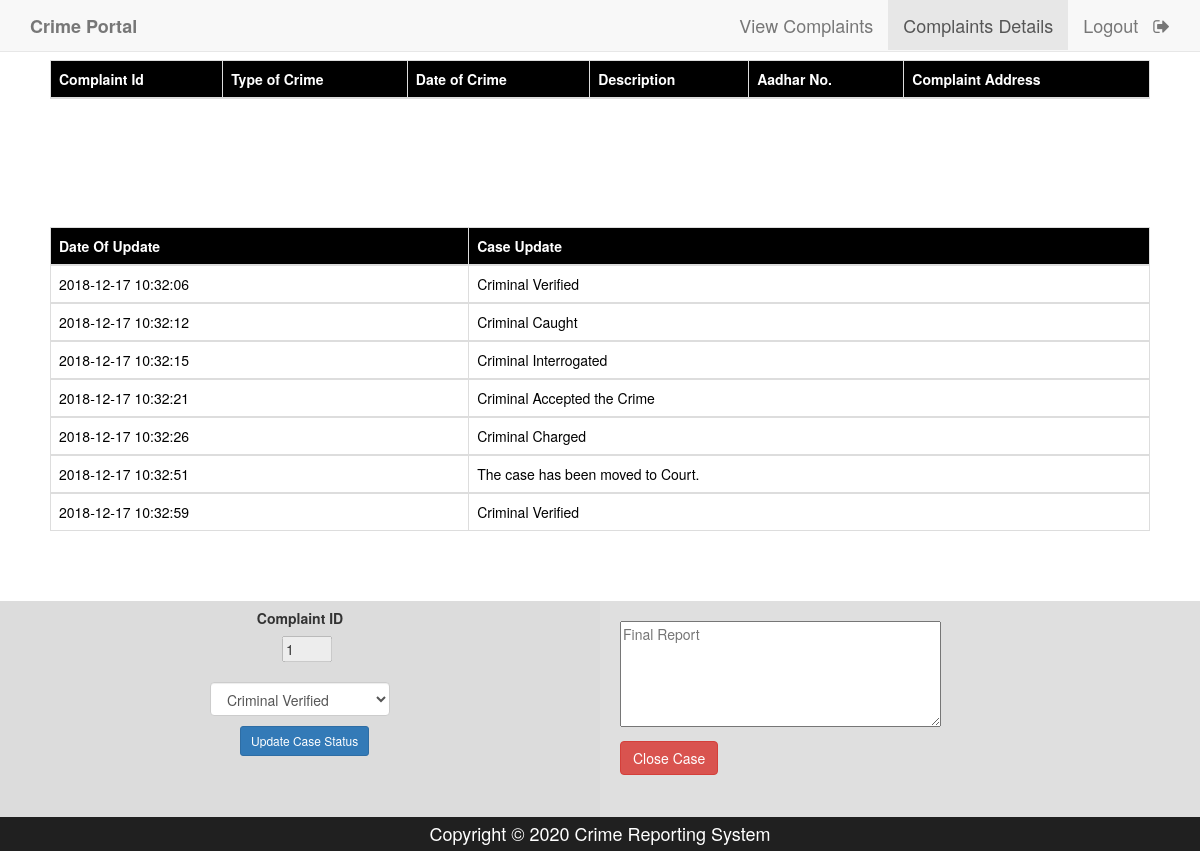
Screenshot of /SALINIPRACHI_CRS/police_complainDetails.php?c_id=1 with the database file from the repository.
### tables this page shows
CREATE TABLE `update_case` (
  `c_id` int(11) NOT NULL,
  `d_o_u` timestamp NOT NULL DEFAULT current_timestamp(),
  `case_update` varchar(200) NOT NULL
);

### SALINIPRACHI_CRS/police_complainDetails.php (the view, shortened to what this page needs)
<!DOCTYPE html>
<html>
<head>
    <?php
     $conn=mysqli_connect("localhost","root","","crime_portal");
    $c_id=$_GET['c_id'];
     $res2=mysqli_query($conn,"select d_o_u,case_update from update_case where c_id='$c_id'");
    ?>
	<link rel="stylesheet" type="text/css" href="https://maxcdn.bootstrapcdn.com/bootstrap/3.3.5/css/bootstrap.min.css">
	<link rel="stylesheet" type="text/css" href="https://maxcdn.bootstrapcdn.com/font-awesome/4.4.0/css/font-awesome.min.css">
</head>
<body>
	<nav  class="navbar navbar-default navbar-fixed-top">
  <div class="container">
    <div class="navbar-header">
      <a class="navbar-brand" href="home.php"><b>Crime Portal</b></a>
    </div>
    <div id="navbar" class="collapse navbar-collapse">
      <ul class="nav navbar-nav navbar-right">
        <li ><a href="police_pending_complain.php">View Complaints</a></li>
        <li class="active" ><a href="police_complainDetails.php">Complaints Details</a></li>
        <li><a href="p_logout.php">Logout &nbsp <i class="fa fa-sign-out" aria-hidden="true"></i></a></li>
      </ul>
    </div>
  </div>
 </nav>
<div style="padding:50px; margin-top:10px;">
   <table class="table table-bordered">
    <thead class="thead-dark" style="background-color: black; color: white;">
    <tr>
      <th scope="col">Complaint Id</th>
      <th scope="col">Type of Crime</th>
      <th scope="col">Date of Crime</th>
      <th scope="col">Description</th>
        <th scope="col">Aadhar No.</th>
        <th scope="col">Complaint Address</th>
    </tr>
       </thead>
</table>
 </div>
<div style="padding:50px; margin-top:8px;">
   <table class="table table-bordered">
        <thead class="thead-dark" style="background-color: black; color: white;">
    <tr>
      <th scope="col">Date Of Update</th>
      <th scope="col">Case Update</th>
    </tr>
       </thead>
      <?php
              while($rows1=mysqli_fetch_assoc($res2)){
             ?>
       <tbody style="background-color: white; color: black;">
    <tr>
      <td><?php echo $rows1['d_o_u']; ?></td>
      <td><?php echo $rows1['case_update']; ?></td>
    </tr>
       </tbody>
       <?php
}
?>
</table>
 </div>
  <div style="width: 100%; height: 250px;">
    <div style="width: 50%;float: left;height: 250px; background-color: #dcdcdc">
     <form method="post">
      <h5 style="text-align: center;"><b>Complaint ID</b></h5>
      <input type="text" name="cid" style="margin-left: 47%; width: 50px;" disabled value="<?php echo $c_id ?>">
      <select class="form-control" style="align-content: center;margin-top: 20px; margin-left: 35%; width: 180px;" name="update">
          <option>Criminal Verified</option>
      </select>
      <input class="btn btn-primary btn-sm" type="submit" value="Update Case Status" name="status" style="margin-top: 10px; margin-left: 40%;">
    </form>
    </div>
     <div style="width: 50%;float: right;height: 250px; background-color: #dfdfdf;">
     <form method="post">
     <textarea name="final_report" cols="40" rows="5" placeholder="Final Report" style="margin-top: 20px;margin-left: 20px;" id="ciid" onfocusout="f1()" required></textarea>
     <div>
      <input  class="btn btn-danger" type="submit" value="Close Case" name="close" style="margin-left: 20px; margin-top: 10px; margin-bottom:20px;">
       </div>
    </form>
  </div>
 <div class="fixed-footer">
        <div class="container">Copyright &copy; 2020 Crime Reporting System</div>
</div>
</body>
</body>
</html>

### SALINIPRACHI_CRS/police_complainDetails.php (style rules this page uses)
.fixed-footer { width:100%; position:fixed; bottom:0; background:#202020; padding:4px; color:white; }
.container { font-size:18px; text-align:center; }

### rows the page displays
update_case: d_o_u "2018-12-17 10:32:06", case_update "Criminal Verified"
update_case: d_o_u "2018-12-17 10:32:12", case_update "Criminal Caught"
update_case: d_o_u "2018-12-17 10:32:15", case_update "Criminal Interrogated"
update_case: d_o_u "2018-12-17 10:32:21", case_update "Criminal Accepted the Crime"
update_case: d_o_u "2018-12-17 10:32:26", case_update "Criminal Charged"
update_case: d_o_u "2018-12-17 10:32:51", case_update "The case has been moved to Court."
update_case: d_o_u "2018-12-17 10:32:59", case_update "Criminal Verified"
